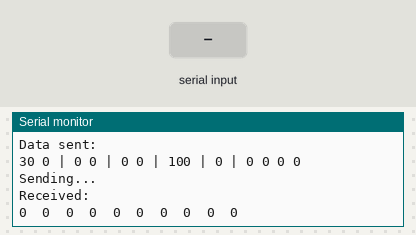
This sketch was run on a simulated Arduino Uno, built with avr-gcc and run on an emulated ATmega328P. Shown: the last lines printed to the serial monitor. The test bench sets the inputs (shaded band).

Above: at 1.5 s.
1.6 s: "r90\n" received over Serial
At 2.84 s:
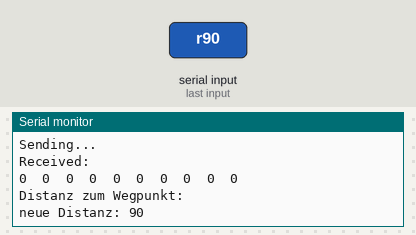
4.0 s: "f90\n" received over Serial
At 4.85 s:
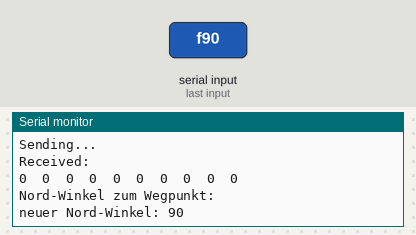

The sketch:

Manuell.ino
```cpp
#include <SPI.h>
#include <Mirf.h>
#include <nRF24L01.h>
#include <MirfHardwareSpiDriver.h>
#include <stdio.h>
#include <stdlib.h>

// NRF24 settings
// NRF24 settings
#define RFADDR "base"
#define RFBASE "Bloon"
#define RFCHANNEL 30
#define PAYLOAD 12

/*data arrays to be sent and received
float waypoint[3] = {0};
float rec_data[3] = {0};
*/

//REFERENCE: Funkprotokoll |  30  |  0  |Distanz|Distanz|Nordwinkel|Nordwinkel|Sollhoehe|Abwurf|Gondelwinkel|Gondelwinkel|
//                         |   0  |  1  |   2   |   3   |     4    |      5   |     6   |   7  |      8     |     9      |
//
//Nordwinkel:    Winkel zwischen norwärts gerichtetem Vektor und Vektor zum nächsten Wegpunkt
//Distanz:       absolute Distanz zwischen Gondel und nächstem Wegpunkt
//Gondelwinkel:  Winkel zwischen norwärts gerichtetem Vektor und Richtungswinkel der Gondel

byte sending[PAYLOAD] = {0};
byte receiving[PAYLOAD] = {0};
//checks and states and inputs
float check1;
int state = 0;
int nordwinkel, distanz, gondelwinkel;
char menu;
byte count;

//timer used in the ack process: timeout restarts sending process
unsigned long timer = 0;
unsigned long interval = 2000;

/*pointers to the data arrays
byte *sendbytes = (byte*)waypoint;
byte *recbytes = (byte*)rec_data;
*/
//===================================//

// send and repeat data until the answer returns (update: ack obsolete, just keep sending)
// save return data in array rec_data, recdata[0] != 2 signals correct exchange
void consend(byte data[PAYLOAD])
{
  //receiving[3] = 2;

  Mirf.send(data);
  while(Mirf.isSending()){
  }

  Serial.println("Sending...");

  //timer = millis();

  //wait for ack for "interval" amount of ms
  //while(receiving[3] == 2 && ((millis() - timer) < interval))
  //{
  if(Mirf.dataReady())
  {
    Mirf.getData(receiving);
    Serial.println("Received Ack");
  }
  //}
  ///if no ack, restart transmission
  //if(receiving[3] == 2)
  //consend(data);
}

//=========================//

void setup()
{
  Serial.begin(115200);
  //init NRF24
  Mirf.spi = &MirfHardwareSpi;
  Mirf.cePin = 9;
  Mirf.csnPin = 10;
  Mirf.init();
  Mirf.setRADDR((byte *)RFADDR);
  Mirf.setTADDR((byte *)RFBASE);
  Mirf.payload = PAYLOAD;
  Mirf.channel = RFCHANNEL;
  Mirf.config();

}

//==========================//

void loop()
{
  switch (state)
  {
    case 0: //initialize coordinates

      Serial.println("Waehrend des Betriebs sind die folgenden Werte mit 'Enter' einzugeben:");
      Serial.println("W, S:     Einstellen der Sollhoehe");
      Serial.println("R, F:     Eingabe von Distanz und Nordwinkel.");
      Serial.println("Y:        Reset & Return zu diesem Menu");
      Serial.println("X:        wirft Paket ab");
      Serial.println();
      Serial.println("Bitte Startwerte eingeben");

      sending[0] = 30;
      sending[1] = 0;
      sending[2] = 0;
      sending[3] = 0;
      sending[4] = 0;
      sending[5] = 0;
      sending[6] = 100;
      sending[7] = 0;
      count = 0;
      state = 2;
      distanz = 0;
      nordwinkel = 0;
      gondelwinkel = 0;
      break;

    case 1: //distanz from serial input

      Serial.println("Distanz zum Wegpunkt:");

      if (Serial.available() > 0)
      {
        distanz = Serial.parseInt();
        Serial.print("neue Distanz: ");
        Serial.println(distanz);
        Serial.println();

        if(distanz < 0)
          distanz = distanz + 65536;

        sending[3] = distanz & 0xFF;
        sending[2] = distanz >> 8;

        state = 2;
      }

      break;

    case 5: //nordwinkel from serial input

      Serial.println("Nord-Winkel zum Wegpunkt:");

      if (Serial.available() > 0)
      {
        nordwinkel = Serial.parseInt();
        Serial.print("neuer Nord-Winkel: ");
        Serial.println(nordwinkel);
        Serial.println();

        if(nordwinkel < 0)
          nordwinkel = nordwinkel + 65536;

        sending[5] = nordwinkel & 0xFF;
        sending[4] = nordwinkel >> 8;

        state = 2;
      }

      break;

    case 2: //communicate

      menu = 0;

      Serial.println("Data sent:");
      Serial.print(sending[0]);
      Serial.print(" ");
      Serial.print(sending[1]);
      Serial.print(" | ");
      Serial.print(sending[2]);
      Serial.print(" ");
      Serial.print(sending[3]);
      Serial.print(" | ");
      Serial.print(sending[4]);
      Serial.print(" ");
      Serial.print(sending[5]);
      Serial.print(" | ");
      Serial.print(sending[6]);
      Serial.print(" | ");
      Serial.print(sending[7]);
      Serial.print(" | ");
      Serial.print(sending[8]);
      Serial.print(" ");
      Serial.print(sending[9]);
      Serial.print(" ");
      Serial.print(sending[10]);
      Serial.print(" ");
      Serial.print(sending[11]);
      Serial.println();


      //send char and receive answer
      consend(sending);

      //print received answer to serial

      Serial.println("Received:");
      for(int i=0; i<10; i++)
      {
        Serial.print(receiving[i]);
        Serial.print("  ");
      }
      Serial.println();
      Serial.println();


      //input chars to change values

      if (Serial.available() > 0)
      {
        menu = Serial.read();
      }
      switch(menu)
      {
        case 'w': //Sollhoehe erhoehen
          sending[3] = sending[6] + 10;
          break;

        case 's': //Sollhoehe senken
          sending[3] = sending[6] - 10;
          break;

        case 'r': //Distanz
          state = 1;
          break;

        case 'f': //Nordwinkel
          state = 5;
          break;

        case 'x': //Paketabwurf
          if(sending[7] == 1)
            sending[7] = 0;
          else
            sending[7] = 1;
          break;

        case 'y': //Reset
          state = 0;
          break;

        case 'c': //Clear
          sending[0] =30;
          sending[1] =0;
          sending[2] =0;
          sending[4] =0;
          sending[5] =0;
          sending[6] =100;
          sending[7] =0;
          sending[8] =0;
          break;
      }
      break;

  }
  delay(500);
}
```

Measured:
- after the input at 1.6 s, the serial monitor: prints a new line after 0.93 s (image 1)
- after the input at 4.0 s, the serial monitor: prints a new line after 0.54 s (image 2)
